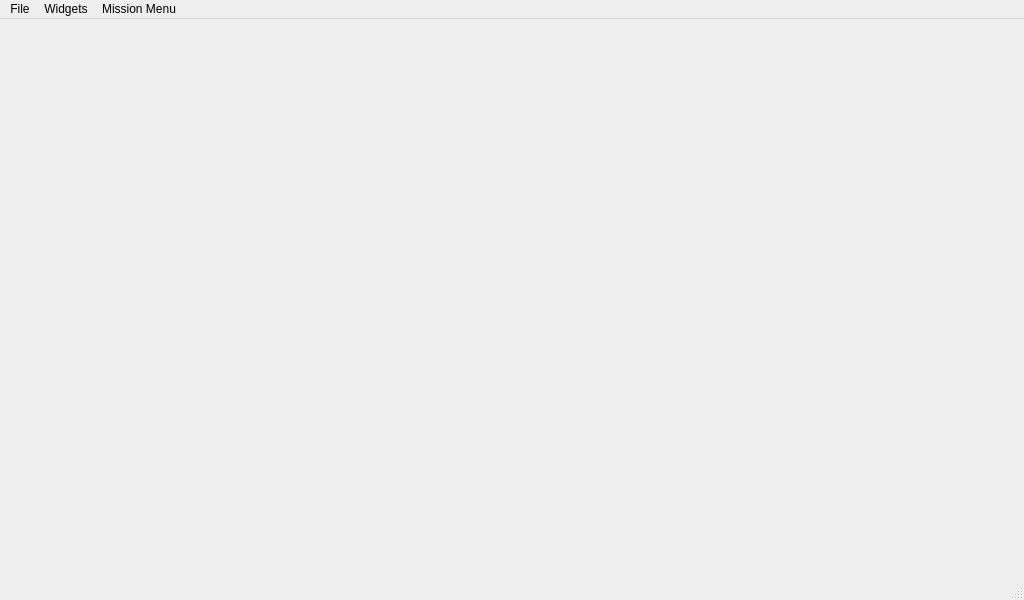
<?xml version="1.0" encoding="UTF-8"?>
<ui version="4.0">
 <class>MainWindow</class>
 <widget class="QMainWindow" name="MainWindow">
  <property name="geometry">
   <rect>
    <x>0</x>
    <y>0</y>
    <width>1024</width>
    <height>600</height>
   </rect>
  </property>
  <property name="baseSize">
   <size>
    <width>1100</width>
    <height>800</height>
   </size>
  </property>
  <property name="mouseTracking">
   <bool>false</bool>
  </property>
  <property name="windowTitle">
   <string>MGMainWindow</string>
  </property>
  <property name="styleSheet">
   <string notr="true"/>
  </property>
  <widget class="QWidget" name="centralWidget"/>
  <widget class="QMenuBar" name="menuBar">
   <property name="geometry">
    <rect>
     <x>0</x>
     <y>0</y>
     <width>1024</width>
     <height>22</height>
    </rect>
   </property>
   <widget class="QMenu" name="menuFile">
    <property name="title">
     <string>File</string>
    </property>
    <addaction name="separator"/>
    <addaction name="actionStatusBar"/>
    <addaction name="separator"/>
    <addaction name="actionExit"/>
   </widget>
   <widget class="QMenu" name="menuWidgets">
    <property name="title">
     <string>Widgets</string>
    </property>
   </widget>
   <widget class="QMenu" name="menuMission_Menu">
    <property name="title">
     <string>Mission Menu</string>
    </property>
    <addaction name="separator"/>
    <addaction name="actionStart_Mission"/>
    <addaction name="separator"/>
    <addaction name="actionAbort_Mission"/>
   </widget>
   <addaction name="menuFile"/>
   <addaction name="menuWidgets"/>
   <addaction name="menuMission_Menu"/>
  </widget>
  <widget class="QStatusBar" name="statusBar"/>
  <action name="actionExit">
   <property name="text">
    <string>Exit</string>
   </property>
   <property name="shortcut">
    <string>Ctrl+Q</string>
   </property>
  </action>
  <action name="actionAdd_Link">
   <property name="text">
    <string>Manage Communication Links</string>
   </property>
  </action>
  <action name="actionAdvanced_Mode">
   <property name="checkable">
    <bool>true</bool>
   </property>
   <property name="text">
    <string>Advanced Mode</string>
   </property>
  </action>
  <action name="actionStatusBar">
   <property name="checkable">
    <bool>true</bool>
   </property>
   <property name="text">
    <string>Replay Flight Data</string>
   </property>
  </action>
  <action name="actionStart_Mission">
   <property name="text">
    <string>Start Mission</string>
   </property>
  </action>
  <action name="actionAbort_Mission">
   <property name="text">
    <string>Abort Mission</string>
   </property>
  </action>
 </widget>
 <layoutdefault spacing="6" margin="11"/>
 <resources/>
 <connections>
  <connection>
   <sender>actionExit</sender>
   <signal>triggered()</signal>
   <receiver>MainWindow</receiver>
   <slot>close()</slot>
   <hints>
    <hint type="sourcelabel">
     <x>-1</x>
     <y>-1</y>
    </hint>
    <hint type="destinationlabel">
     <x>299</x>
     <y>199</y>
    </hint>
   </hints>
  </connection>
  <connection>
   <sender>actionStart_Mission</sender>
   <signal>triggered()</signal>
   <receiver>MainWindow</receiver>
   <slot>startMission()</slot>
   <hints>
    <hint type="sourcelabel">
     <x>166</x>
     <y>15</y>
    </hint>
    <hint type="destinationlabel">
     <x>165</x>
     <y>150</y>
    </hint>
   </hints>
  </connection>
  <connection>
   <sender>actionAbort_Mission</sender>
   <signal>triggered()</signal>
   <receiver>MainWindow</receiver>
   <slot>abortMission()</slot>
   <hints>
    <hint type="sourcelabel">
     <x>156</x>
     <y>13</y>
    </hint>
    <hint type="destinationlabel">
     <x>157</x>
     <y>84</y>
    </hint>
   </hints>
  </connection>
 </connections>
 <slots>
  <slot>startMission()</slot>
  <slot>abortMission()</slot>
 </slots>
</ui>
